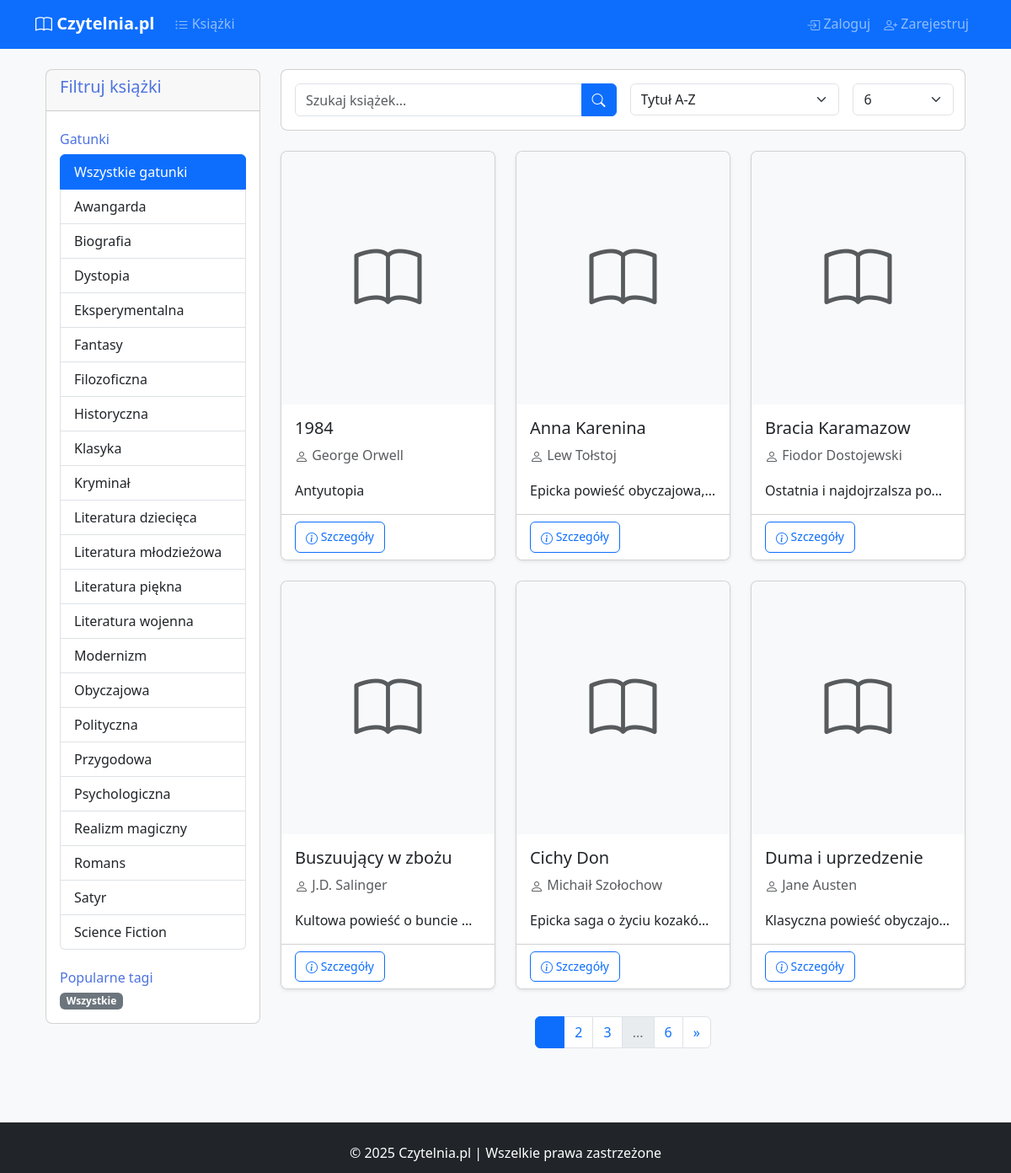
/books, run on the app's committed database.
### models.py (models this page shows)
class Genre(db.Model):
    __tablename__ = 'genres'
    id = db.Column(db.Integer, primary_key=True)
    name = db.Column(db.String(50), unique=True, nullable=False)
    books = db.relationship('Book', secondary='book_genres', backref=db.backref('genres', lazy=True))

class Book(db.Model):
    __tablename__ = 'books'
    id = db.Column(db.Integer, primary_key=True)
    title = db.Column(db.String(100), nullable=False)
    author = db.Column(db.String(50), nullable=False)
    description = db.Column(db.Text)
    cover_url = db.Column(db.String(255))
    isbn = db.Column(db.String(20))
    date_added = db.Column(db.DateTime, default=datetime.utcnow)
    pages = db.Column(db.Integer, nullable=True)
    library_entries = db.relationship('UserLibrary', back_populates='book')
    book_reviews = db.relationship('Review', backref='review_book', lazy=True)

### app.py (the view, shortened to what this page needs)
@app.route('/books')
def book_list():
    genre_id = request.args.get('genre', type=int)
    tag_id = request.args.get('tag', type=int)
    search_query = request.args.get('search', '')
    sort_by = request.args.get('sort_by', 'title_asc')
    page = request.args.get('page', 1, type=int)
    per_page = request.args.get('per_page', 6, type=int)
    query = Book.query
    if genre_id:
        query = query.join(Book.genres).filter(Genre.id == genre_id)
    if tag_id:
        query = query.join(Book.tags).filter(Tag.id == tag_id)
    if sort_by == 'title_asc':
        query = query.order_by(Book.title.asc())
    elif sort_by == 'title_desc':
        query = query.order_by(Book.title.desc())
    elif sort_by == 'author_asc':
        query = query.order_by(Book.author.asc())
    elif sort_by == 'author_desc':
        query = query.order_by(Book.author.desc())
    elif sort_by == 'newest':
        query = query.order_by(Book.date_added.desc())
    elif sort_by == 'oldest':
        query = query.order_by(Book.date_added.asc())
    elif sort_by == 'best_rated':
        query = query.outerjoin(Review).group_by(Book.id).order_by(db.func.avg(Review.rating).desc())
    books_pagination = query.paginate(page=page, per_page=per_page, error_out=False)
    all_genres = Genre.query.order_by(Genre.name).all()
    popular_tags = db.session.query(
        Tag,
        db.func.count(Book.id).label('book_count')
    ).join(
        Tag.books
    ).group_by(
        Tag.id
    ).order_by(
        db.desc('book_count')
    ).limit(10).all()
    return render_template(
        'books.html',
        books=books_pagination.items,
        pagination=books_pagination,
        search_query=search_query,
        sort_by=sort_by,
        per_page=per_page,
        all_genres=all_genres,
        popular_tags=popular_tags,
        selected_genre=genre_id,
        selected_tag=tag_id
    )

### templates/books.html (shortened to what this page needs)
{% extends "base.html" %}
{% block content %}
<div class="container">
    <div class="row mb-4">
        <div class="col-md-3">
            <div class="card mb-4">
                <div class="card-header">
                    <h5>Filtruj książki</h5>
                </div>
                <div class="card-body">
                    <h6 class="mt-2">Gatunki</h6>
                    <div class="list-group">
                        <a href="{{ url_for('book_list') }}"
                           class="list-group-item list-group-item-action {% if not selected_genre %}active{% endif %}">
                            Wszystkie gatunki
                        </a>
                        {% for genre in all_genres %}
                        <a href="{{ url_for('book_list', genre=genre.id) }}"
                           class="list-group-item list-group-item-action {% if selected_genre == genre.id %}active{% endif %}">
                            {{ genre.name }}
                        </a>
                        {% endfor %}
                    </div>
                    <h6 class="mt-4">Popularne tagi</h6>
                    <div class="d-flex flex-wrap gap-2">
                        <a href="{{ url_for('book_list') }}"
                           class="badge bg-secondary text-decoration-none {% if not selected_tag %}bg-primary{% endif %}">
                            Wszystkie
                        </a>
                    </div>
                </div>
            </div>
        </div>
        <div class="col-md-9">
            <div class="card mb-4">
                <div class="card-body">
                    <form method="GET" class="row g-3">
                        <div class="col-md-6">
                            <div class="input-group">
                                <input type="text" name="search" class="form-control"
                                       placeholder="Szukaj książek..." value="{{ search_query }}">
                                <button type="submit" class="btn btn-primary">
                                    <i class="bi bi-search"></i>
                                </button>
                            </div>
                        </div>
                        <div class="col-md-4">
                            <select name="sort_by" class="form-select" onchange="this.form.submit()">
                                <option value="title_asc" {% if sort_by=='title_asc' %}selected{% endif %}>Tytuł A-Z</option>
                            </select>
                        </div>
                        <div class="col-md-2">
                            <select name="per_page" class="form-select" onchange="this.form.submit()">
                                <option value="6" {% if per_page==6 %}selected{% endif %}>6</option>
                            </select>
                        </div>
                    </form>
                </div>
            </div>
            {% if books %}
            <div class="row row-cols-1 row-cols-md-2 row-cols-lg-3 g-4">
                {% for book in books %}
                <div class="col">
                    <div class="card h-100 shadow-sm">
                        {% if book.cover_url %}
                        <img src="{{ book.cover_url }}" class="card-img-top" alt="{{ book.title }}" style="height: 300px; object-fit: cover;">
                        {% else %}
                        <div class="card-img-top bg-light d-flex align-items-center justify-content-center" style="height: 300px;">
                            <i class="bi bi-book text-muted" style="font-size: 5rem;"></i>
                        </div>
                        {% endif %}
                        <div class="card-body">
                            <h5 class="card-title">{{ book.title }}</h5>
                            <p class="card-text text-muted"><i class="bi bi-person"></i> {{ book.author }}</p>
                            <p class="card-text text-truncate">{{ book.description }}</p>
                        </div>
                        <div class="card-footer bg-white">
                            <a href="{{ url_for('book_details', book_id=book.id) }}" class="btn btn-outline-primary btn-sm">
                                <i class="bi bi-info-circle"></i> Szczegóły
                            </a>
                        </div>
                    </div>
                </div>
                {% endfor %}
            </div>
            {% else %}
            <div class="alert alert-info">
                Brak książek spełniających kryteria wyszukiwania.
                <a href="{{ url_for('book_list') }}" class="alert-link">Wyczyść filtry</a>
            </div>
            {% endif %}
            {% if pagination.pages > 1 %}
            <nav class="mt-4">
                <ul class="pagination justify-content-center">
                        {% for p in pagination.iter_pages(left_edge=1, right_edge=1, left_current=2, right_current=2) %}
                        {% if p %}
                            <li class="page-item {% if p == pagination.page %}active{% endif %}">
                                <a class="page-link" href="{{ url_for('book_list', page=p, per_page=per_page) }}">{{ p }}</a>
                            </li>
                        {% else %}
                            <li class="page-item disabled">
                                <span class="page-link">...</span>
                            </li>
                        {% endif %}
                        {% endfor %}
                    {% if pagination.has_next %}
                    <li class="page-item">
                        <a class="page-link" href="{{ url_for('book_list',
                            page=pagination.next_num,
                            search=search_query,
                            sort_by=sort_by,
                            per_page=per_page,
                            genre=selected_genre,
                            tag=selected_tag
                        ) }}">&raquo;</a>
                    </li>
                    {% endif %}
                </ul>
            </nav>
            {% endif %}
        </div>
    </div>
</div>
{% endblock %}

### static/css/style.css (style rules this page uses)
:root { --primary-color: #4e73df; --secondary-color: #858796; --success-color: #1cc88a; --info-color: #36b9cc; --warning-color: #f6c23e; --danger-color: #e74a3b; }
html { position: relative; min-height: 100%; }
body { margin-bottom: 60px; }
.pagination .page-item.active .page-link { background-color: #0d6efd; border-color: #0d6efd; }
.pagination .page-link { color: #0d6efd; }
.pagination { margin-top: 2rem; }
.page-item.disabled .page-link { color: #6c757d; }
.card { transition: transform 0.3s ease, box-shadow 0.3s ease; border-radius: 0.5rem; overflow: hidden; }
.btn { border-radius: 0.375rem; padding: 0.375rem 0.75rem; }
h1, h2, h3, h4, h5, h6 { color: var(--primary-color); }
.bi { vertical-align: middle; }
.form-select { min-width: 120px; }

### data on the page
Genre: name "Awangarda"
Genre: name "Biografia"
Genre: name "Dystopia"
Genre: name "Eksperymentalna"
Genre: name "Fantasy"
Genre: name "Filozoficzna"
Genre: name "Historyczna"
Genre: name "Klasyka"
Genre: name "Kryminał"
Genre: name "Literatura dziecięca"
Genre: name "Literatura młodzieżowa"
Genre: name "Literatura piękna"
Genre: name "Literatura wojenna"
Genre: name "Modernizm"
Genre: name "Obyczajowa"
Genre: name "Polityczna"
Genre: name "Przygodowa"
Genre: name "Psychologiczna"
Genre: name "Realizm magiczny"
Genre: name "Romans"
Genre: name "Satyr"
Genre: name "Science Fiction"
Book: title "1984", author "George Orwell", description "Antyutopia"
Book: title "Anna Karenina", author "Lew Tołstoj", description "Epicka powieść obyczajowa,…"
Book: title "Bracia Karamazow", author "Fiodor Dostojewski", description "Ostatnia i najdojrzalsza po…"
Book: title "Buszuujący w zbożu", author "J.D. Salinger", description "Kultowa powieść o buncie…"
Book: title "Cichy Don", author "Michaił Szołochow", description "Epicka saga o życiu kozakó…"
Book: title "Duma i uprzedzenie", author "Jane Austen", description "Klasyczna powieść obyczajo…"

### other printed values
{{ p }} "2" "3" "6"
